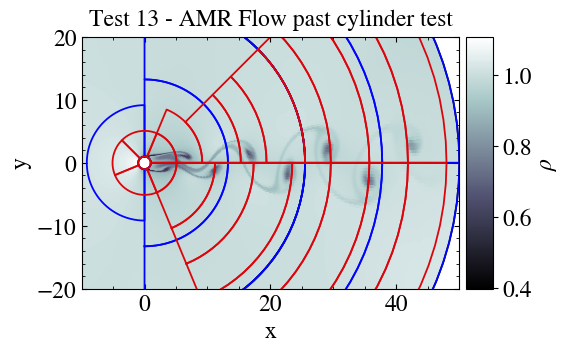

The Python source for this figure:
# Loading the relevant packages
import pyPLUTO as pp
import os
import numpy as np

# Creating the path for the data directory
plutodir = os.environ['PLUTO_DIR']
wdir     = plutodir + '/Test_Problems/HD/Viscosity/Flow_Past_Cylinder'

# Load the data (4 levels of AMR)
D = pp.Load(path = wdir, level = 4)

# Convert the grid to cartesian
rr, pphh = np.meshgrid(D.x1r,D.x2r,indexing='ij')
xx = rr*np.cos(pphh)
yy = rr*np.sin(pphh)

# Initialize the Image class (with black color)
I = pp.Image(withblack = True)

# Show the 2D density
I.display(D.rho, x1 = xx, x2 = yy, 
                 cpos = 'right', 
                 xrange = [-10,50], 
                 yrange = [-20,20], 
                 aspect = 'equal', 
                 cmap = 'bone',
                 clabel = r"$\rho$",
                 xtitle = 'x',
                 ytitle = 'y',
                 title = 'Test 13 - AMR Flow past cylinder test')
                 
# Plot the AMR levels (up to 2)
I.oplotbox(D.AMRLevel,lrange=[0,2],geom=D.geom)

# Save and show the figure
I.savefig('test13_flowpastcylinder.png')
pp.show()



